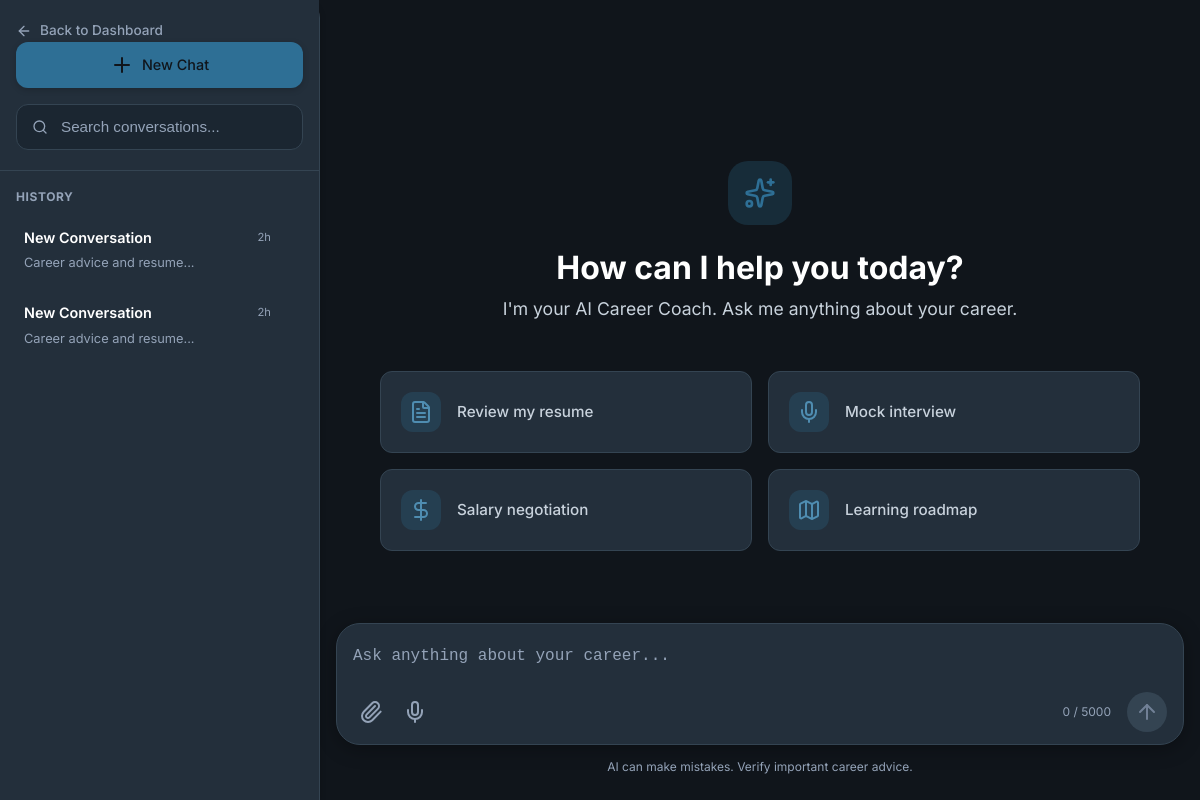
/chat/?session_id=3be0cb4d-65a8-42b4-abd2-c227b82338d1 (signed in), run on an earlier commit of the app's database.
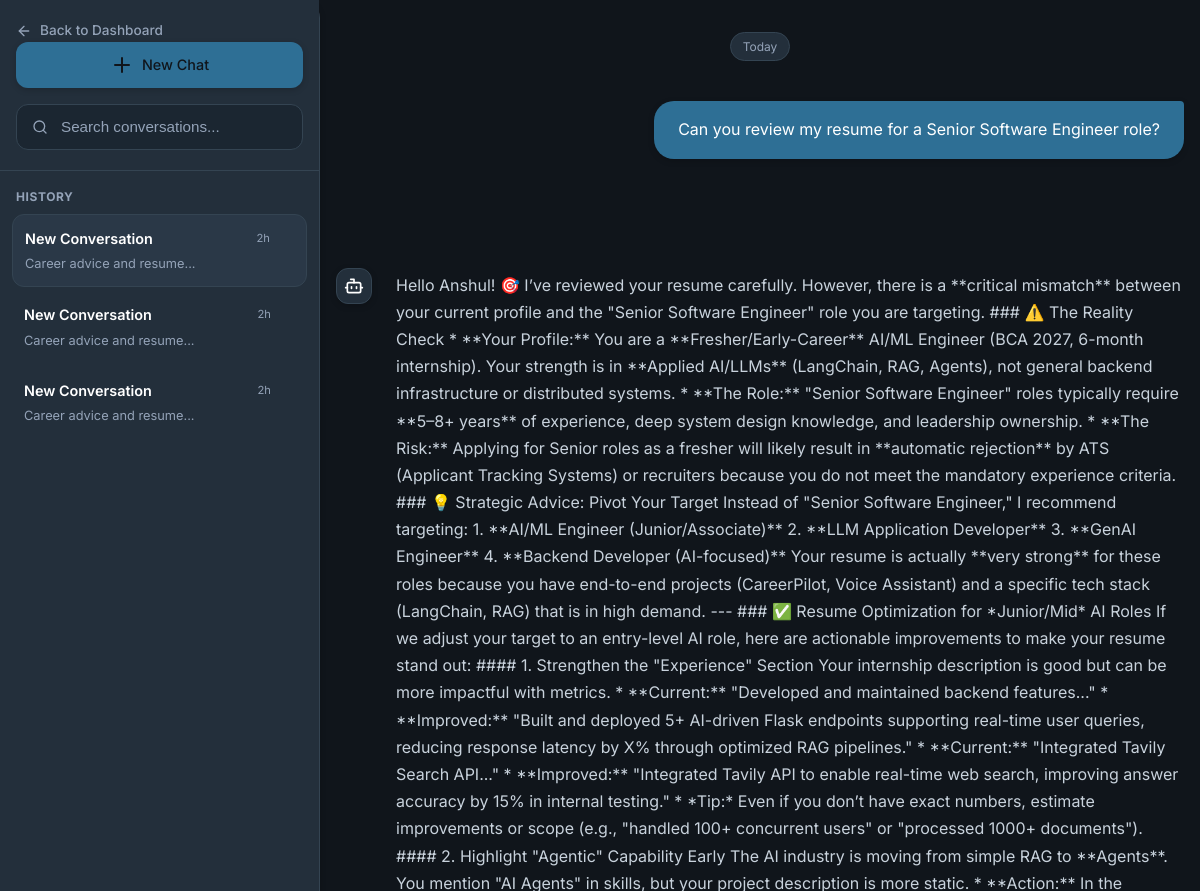
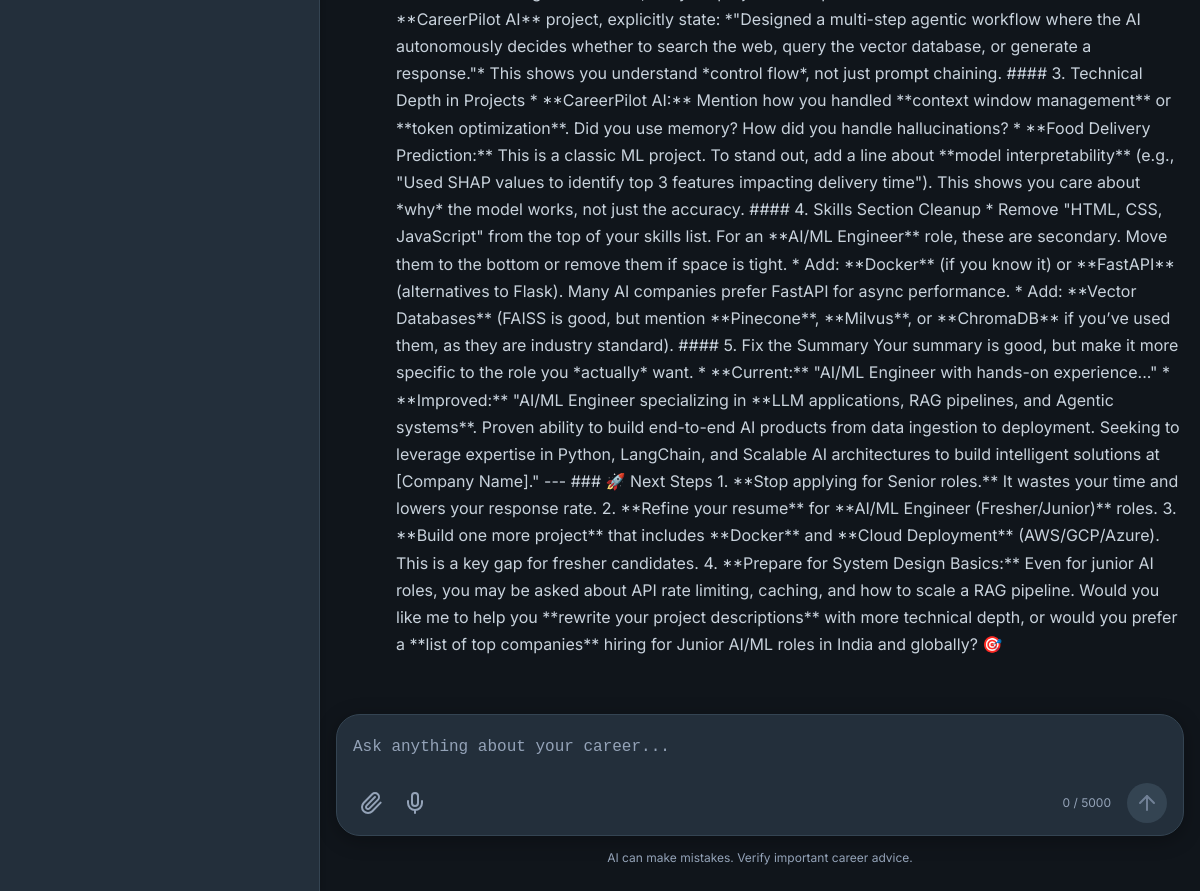
And on a later commit of the database (2 pictures, top to bottom).
### tables this page shows
CREATE TABLE chat_sessions (
            session_id TEXT PRIMARY KEY,
            user_id INTEGER NOT NULL,
            title TEXT DEFAULT 'New Conversation',
            is_pinned INTEGER DEFAULT 0,
            is_archived INTEGER DEFAULT 0,
            created_at TIMESTAMP DEFAULT CURRENT_TIMESTAMP,
            updated_at TIMESTAMP DEFAULT CURRENT_TIMESTAMP,
            FOREIGN KEY (user_id) REFERENCES users(id) ON DELETE CASCADE
        );

CREATE TABLE chat_history (
    id INTEGER PRIMARY KEY AUTOINCREMENT,
    user_id INTEGER NOT NULL,
    session_id TEXT NOT NULL,
    role TEXT NOT NULL CHECK(role IN ('user', 'assistant', 'system')),
    message TEXT NOT NULL,
    module TEXT DEFAULT 'career_coach',
    metadata TEXT DEFAULT '{}',
    created_at TIMESTAMP DEFAULT CURRENT_TIMESTAMP,
    FOREIGN KEY (user_id) REFERENCES users(id) ON DELETE CASCADE
);

### backend/routes/chat.py (the view)
@chat_bp.route('/')
@login_required
def index():
    user_id = session['user_id']
    session_id = request.args.get('session_id')
    if not session_id:
        session_id = ChatModel.generate_session_id()
    messages = ChatModel.get_session(session_id)
    sessions = ChatModel.get_user_sessions(user_id, module='career_coach')
    suggestions = get_suggested_questions('general')
    return render_template('chat/index.html',
                         session_id=session_id,
                         messages=messages,
                         sessions=sessions,
                         suggestions=suggestions)

### backend/database/db.py (called while the page is built)
def get_db_path() -> str:
    base_dir = os.path.dirname(os.path.dirname(os.path.dirname(os.path.abspath(__file__))))
    return os.path.join(base_dir, DATABASE_PATH)

def get_connection(db_path: Optional[str] = None) -> sqlite3.Connection:
    path = db_path or get_db_path()
    conn = sqlite3.connect(path)
    conn.row_factory = sqlite3.Row
    conn.execute("PRAGMA foreign_keys = ON")
    conn.execute("PRAGMA journal_mode = WAL")
    return conn

@contextmanager
def get_db(db_path: Optional[str] = None):
    conn = get_connection(db_path)
    try:
        yield conn
        conn.commit()
    except Exception:
        conn.rollback()
        raise
    finally:
        conn.close()

def execute_query(query: str, params: tuple = (), db_path: Optional[str] = None) -> list[dict]:
    from backend.utils.logger import db_logger
    import time
    start = time.time()
    with get_db(db_path) as db:
        cursor = db.execute(query, params)
        rows = cursor.fetchall()
        duration = int((time.time() - start) * 1000)
        table = query.split('FROM')[1].split('WHERE')[0].strip() if 'FROM' in query else 'unknown'
        log_msg = f"\n[DB]\nSELECT\n{table}\nRows:{len(rows)}\n{duration} ms"
        db_logger.info(log_msg)
        return [dict(row) for row in rows]

### backend/models/chat.py (called while the page is built)
    @staticmethod
    def get_session(session_id: str) -> list[dict]:
        return execute_query(
            "SELECT * FROM chat_history WHERE session_id = ? ORDER BY created_at ASC",
            (session_id,)
        )

    @staticmethod
    def get_user_sessions(user_id: int, module: str = None) -> list[dict]:
        return execute_query(
            """
            SELECT
                cs.session_id,
                cs.title,
                cs.is_pinned,
                cs.is_archived,
                cs.created_at as session_created_at,
                cs.updated_at,
                MIN(ch.created_at) as started_at,
                MAX(ch.created_at) as last_message,
                COUNT(ch.id) as message_count
            FROM chat_sessions cs
            LEFT JOIN chat_history ch ON cs.session_id = ch.session_id
            WHERE cs.user_id = ? AND cs.is_archived = 0
            GROUP BY cs.session_id
            ORDER BY cs.is_pinned DESC, cs.updated_at DESC
            """,
            (user_id,)
        )

### templates/chat/index.html (shortened to what this page needs)
{% extends "base.html" %}
{% block extra_css %}
<link rel="stylesheet" href="{{ url_for('static', filename='css/chat-premium.css') }}?v=2.2.0">
<link rel="stylesheet" href="https://cdnjs.cloudflare.com/ajax/libs/highlight.js/11.7.0/styles/atom-one-dark.min.css">
{% endblock %}
{% block body %}
<div class="chat-app-layout">
    <aside class="chat-app-sidebar">
        <div class="sidebar-header">
            <a href="{{ url_for('dashboard.index') }}" class="back-to-dash">
                <i data-lucide="arrow-left" style="width:16px;height:16px;"></i> Back to Dashboard
            </a>
            <button class="btn btn-primary w-100 mt-3 d-flex align-items-center justify-content-center gap-2 new-chat-btn" onclick="startNewChat()">
                <i data-lucide="plus"></i> New Chat
            </button>
            <div class="chat-search-wrapper mt-3">
                <input type="text" id="chatSearch" class="form-control" placeholder="Search conversations...">
            </div>
        </div>
        <div class="sidebar-conversations" id="chatSessionsList">
            {% if sessions %}
                <div class="chat-group-title">History</div>
                <div class="sessions-list">
                    {% for session_item in sessions %}
                    <a href="{{ url_for('chat.index', session_id=session_item.session_id) }}" class="session-card {% if session_item.session_id == session_id %}active{% endif %}" data-session-id="{{ session_item.session_id }}" data-title="{{ session_item.title|default('Conversation') }}">
                        <div class="session-card-content">
                            <div class="session-title-row">
                                <span class="session-title">
                                    {{ session_item.title|default('New Conversation') }}
                                </span>
                                <span class="session-time">2h</span>
                            </div>
                            <div class="session-preview">Career advice and resume...</div>
                        </div>
                    </a>
                    {% endfor %}
                </div>
            {% else %}
                <div class="text-muted text-center" style="font-size: 0.85rem; padding: 2rem 0;">No conversation history</div>
            {% endif %}
        </div>
    </aside>
    <main class="chat-app-main">
        <div class="chat-messages" id="chatMessages">
            {% if not messages %}
                <div class="chat-empty-state">
                    <div class="empty-icon-wrapper">
                        <i data-lucide="sparkles" style="width:32px;height:32px;color:var(--primary);"></i>
                    </div>
                    <h2>How can I help you today?</h2>
                    <p class="empty-subtitle">I'm your AI Career Coach. Ask me anything about your career.</p>
                    <div class="empty-suggestions">
                        <div class="suggestion-card" onclick="setPrompt('Can you review my resume for a Senior Software Engineer role?')">
                            <div class="sugg-icon"><i data-lucide="file-text"></i></div>
                            <div class="sugg-text">Review my resume</div>
                        </div>
                        <div class="suggestion-card" onclick="setPrompt('Let\'s do a mock interview for a Product Manager position.')">
                            <div class="sugg-icon"><i data-lucide="mic"></i></div>
                            <div class="sugg-text">Mock interview</div>
                        </div>
                        <div class="suggestion-card" onclick="setPrompt('What is the best way to negotiate a 20% salary increase?')">
                            <div class="sugg-icon"><i data-lucide="dollar-sign"></i></div>
                            <div class="sugg-text">Salary negotiation</div>
                        </div>
                        <div class="suggestion-card" onclick="setPrompt('Create a 3-month learning roadmap to transition to AI Engineering.')">
                            <div class="sugg-icon"><i data-lucide="map"></i></div>
                            <div class="sugg-text">Learning roadmap</div>
                        </div>
                    </div>
                </div>
            {% else %}
                <div class="chat-message-row text-center mt-3 mb-4">
                    <span class="chat-date-badge">Today</span>
                </div>
                {% for msg in messages %}
                <div class="chat-message-row {{ msg.role }}" data-id="{{ loop.index }}">
                    <div class="chat-message">
                        {% if msg.role == 'assistant' %}
                            <div class="chat-avatar bg-primary text-white"><i data-lucide="bot"></i></div>
                        {% endif %}
                        <div class="chat-content">
                            <div class="chat-bubble {{ 'markdown-content' if msg.role == 'assistant' else 'user-bubble' }}">
                                {{ msg.message | safe }}
                            </div>
                        </div>
                    </div>
                </div>
                {% endfor %}
            {% endif %}
        </div>
        <div class="chat-input-container">
            <div class="chat-input-box">
                <form id="chatForm" class="w-100">
                    <textarea id="chatInput" class="app-input-field" placeholder="Ask anything about your career..." rows="1" required></textarea>
                    <div class="input-actions-row">
                        <div class="input-tools">
                            <button type="button" class="tool-btn" title="Attach file"><i data-lucide="paperclip"></i></button>
                            <button type="button" class="tool-btn" title="Voice Input"><i data-lucide="mic"></i></button>
                        </div>
                        <div class="input-send-wrapper">
                            <span id="charCounter" class="char-counter">0 / 5000</span>
                            <button type="submit" id="sendBtn" class="send-btn circular" title="Send message" disabled>
                                <i data-lucide="arrow-up"></i>
                            </button>
                        </div>
                    </div>
                </form>
            </div>
            <div class="disclaimer-text">AI can make mistakes. Verify important career advice.</div>
        </div>
    </main>
</div>
{% endblock %}

### templates/base.html (shortened to what this page needs)
<!DOCTYPE html>
<html lang="en">
<head>
    <link href="https://unpkg.com/aos@2.3.1/dist/aos.css" rel="stylesheet">
    <link rel="stylesheet" href="{{ url_for('static', filename='css/main.css') }}">
    <link rel="stylesheet" href="{{ url_for('static', filename='css/components.css') }}">
    <link rel="stylesheet" href="{{ url_for('static', filename='css/dashboard.css') }}">
    <link rel="stylesheet" href="{{ url_for('static', filename='css/pages.css') }}">
    <link rel="stylesheet" href="{{ url_for('static', filename='css/animations.css') }}">
    {% block extra_css %}{% endblock %}
</head>
<body>
    {% block body %}{% endblock %}
</body>
</html>

### static/css/main.css (style rules this page uses)
:root { --primary: #2E6F95; --primary-light: #4F8DB1; --primary-dark: #1E5678; --primary-glow: rgba(46, 111, 149, 0.25); --accent: #D9A441; --accent-light: #E8C66D; --accent-dark: #B98524; --accent-glow: rgba(217, 164, 65, 0.20); --bg-primary: #10151B; --bg-secondary: #17212B; --bg-tertiary: #202B36; --bg-card: #232F3B; --bg-card-hover: #2A3847; --bg-input: #1B2631; --bg-glass: rgba(35, 47, 59, 0.70); --text-primary: #FFFFFF; --text-secondary: #C8D2DC; --text-tertiary: #94A3B8; --text-muted: #718096; --border: #344452; --border-light: rgba(255,255,255,0.05); --border-active: var(--primary); --ring-ats-start: #6366f1; --ring-ats-end: #8b5cf6; --ring-ai-start: #8b5cf6; --ring-ai-end: #ec4899; --ring-complete-start: #22c55e; --ring-complete-end: #16a34a; --border-focus: #4F8DB1; --success: #3BA55C; --warning: #F4B942; --danger: #E25555; --info: #5DA9E9; --shadow-sm: 0 2px 6px rgba(0,0,0,.18); --shadow-md: 0 8px 24px rgba(0,0,0,.28); --shadow-lg: 0 18px 50px rgba(0,0,0,.45); --shadow-glow: 0 0 35px rgba(46,111,149,.18); --shadow-card: inset 0 1px 0 rgba(255,255,255,.03); --glass-bg: rgba(35,47,59,.65); --glass-border: rgba(255,255,255,.08); --glass-blur: blur(24px); --font-primary: "Inter", -apple-system, BlinkMacSystemFont, "Segoe UI", sans-serif; --font-mono: "JetBrains Mono", monospace; --sidebar-width: 270px; --navbar-height: 72px; --radius-xs: 4px; --radius-sm: 8px; --radius-md: 12px; --radius-lg: 18px; --radius-xl: 24px; --radius-2xl: 32px; --radius-full: 999px; --transition-fast: .15s ease; --transition-normal: .30s ease; --transition-slow: .50s ease; --gradient-primary: linear-gradient( 135deg, #2E6F95 0%, #4F8DB1 100% ); --gradient-accent: linear-gradient( 135deg, #D9A441 0%, #E8C66D 100% ); --gradient-card: linear-gradient( 180deg, rgba(255,255,255,.03), rgba(255,255,255,.01) ); --gradient-bg: radial-gradient( circle at top right, rgba(46,111,149,.08), transparent 40% ), radial-gradient( circle at bottom left, rgba(217,164,65,.05), transparent 35% ); --btn-primary-bg: var(--gradient-primary); --btn-primary-hover: linear-gradient( 135deg, #3C7CA3, #5C99BD ); --btn-primary-text: #FFFFFF; --btn-secondary-bg: var(--gradient-accent); --btn-secondary-text: #1A1A1A; --hero-overlay: linear-gradient( 135deg, rgba(16,21,27,.92), rgba(23,33,43,.90) ); --chart-1: #2E6F95; --chart-2: #D9A441; --chart-3: #5DA9E9; --chart-4: #6BCB77; --chart-5: #F4B942; --chart-6: #E25555; --scrollbar-bg: #17212B; --scrollbar-thumb: #344452; --scrollbar-hover: #2E6F95; }
*, *::before, *::after { margin: 0; padding: 0; box-sizing: border-box; }
html { scroll-behavior: smooth; -webkit-font-smoothing: antialiased; -moz-osx-font-smoothing: grayscale; }
body { font-family: var(--font-primary); background: var(--bg-primary); color: var(--text-primary); line-height: 1.6; min-height: 100vh; overflow-x: hidden; }
a { color: var(--primary-light); text-decoration: none; transition: color var(--transition-fast); }
.gap-2 { gap: 1rem; }

### static/css/components.css (style rules this page uses)
.btn { display: inline-flex; align-items: center; justify-content: center; gap: 0.5rem; padding: 0.65rem 1.5rem; font-family: var(--font-primary); font-size: 0.9rem; font-weight: 600; border: none; border-radius: var(--radius-sm); cursor: pointer; transition: all var(--transition-fast); text-decoration: none; white-space: nowrap; }
.btn-primary { background: var(--primary); color: var(--bg-primary); box-shadow: var(--shadow-sm); }
.chat-message { display: flex; gap: 1rem; margin-bottom: 1.5rem; animation: fadeInUp 0.3s ease; }
.chat-avatar { width: 32px; height: 32px; border-radius: 4px; display: flex; align-items: center; justify-content: center; font-size: 1rem; font-weight: 500; flex-shrink: 0; }
.chat-bubble { max-width: 80%; padding: 0.8rem 1.2rem; border-radius: var(--radius-lg); font-size: 0.95rem; line-height: 1.6; }

### static/css/pages.css (style rules this page uses)
.chat-messages { flex: 1; padding: 1.5rem; overflow-y: auto; }

What changed in the data, as far as the page shows it:
added chat_sessions: title "New Conversation"
added chat_history: message "Can you review my resume for a Senior Software Engineer role?"
added chat_history: role "assistant" (drawn), message "Hello Anshul! 🎯 I’ve reviewed your resume carefully. However, there is a **critical mismatch** between your current profile and the \"Senior Software Engineer\" role you are targeting. ### ⚠️ The Reality Check * **Your Profile:** You are a **Fresher/Early-Career** AI/ML Engineer (BCA 2027, 6-month internship). Your strength is in **Applied AI/LLMs** (LangChain, RAG, Agents), not general backend infrastructure or distributed systems. * **The Role:** \"Senior Software Engineer\" roles typically require **5–8+ years** of experience, deep system design knowledge, and leadership ownership. * **The Risk:** Applying for Senior roles as a fresher will likely result in **automatic rejection** by ATS…"
Also different on the page:
text no longer shown: "How can I help you today? I'm your AI Career Coach. Ask me anything about your career. Review my resume Mock interview Salary negotiation Learning roadmap"
text now shown: "Today"
